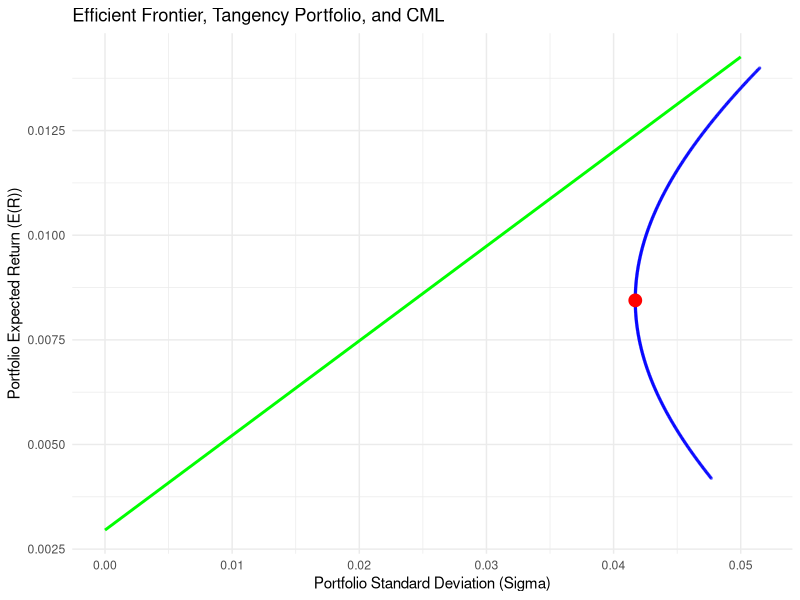

This figure's R source:
# Load the necessary libraries
library(data.table)
library(ggplot2)

# Read the data into R
stock_returns <- fread("Data/Q2.csv")

# Manipulate Data ---------------------------------------------------------
# Store the investment categories and investment types
investment_categories <- as.character(unlist(stock_returns[1, ]))[-1]
investment_types <- as.character(unlist(stock_returns[2, ]))[-1]
stock_returns <- stock_returns[-c(1, 2)]
colnames(stock_returns) <- c("Date", as.vector(investment_types))

# Convert the data.table to long format using melt()
stock_returns_melt <- melt(stock_returns, id.vars = "Date", variable.name = "Investment", value.name = "Return")
stock_returns_melt[, Investment_Category := investment_categories[Investment], by = Investment]
stock_returns_melt <- stock_returns_melt[, .(Investment, Investment_Category, Date, Return)][, Return := as.numeric(Return)]

# Part I ------------------------------------------------------------------
# Calculate mean return
mean_returns <- stock_returns_melt[, .(Mean_Return = mean(Return)), by = .(Investment, Investment_Category)]
sd_returns <- stock_returns_melt[, .(SD_Return = sd(Return)), by = .(Investment, Investment_Category)]
risk_free_rate <- mean_returns[Investment == "US Riskfree", Mean_Return]

# Calculate the covariances and correlations among risky assets
risky_assets <- stock_returns_melt[Investment != "US Riskfree"]
risky_assets_wide <- dcast(risky_assets, Date ~ Investment, value.var = "Return")

# Remove the 'Date' column
risky_assets_wide[, Date:=NULL]

# Compute the covariance matrix
cov_matrix <- cov(risky_assets_wide)

# Compute the correlation matrix
cor_matrix <- cor(risky_assets_wide)

print(mean_returns)
print(sd_returns)
print(risk_free_rate)
print(cov_matrix)
print(cor_matrix)

# Part II ------------------------------------------------------------------

# Part A ------------------------------------------------------------------

# Filter the data to keep only the country portfolios
country_portfolios <- risky_assets[Investment_Category == "Country Port"]

# Calculate the mean returns and covariance matrix for the country portfolios
mean_returns <- country_portfolios[, .(Mean_Return = mean(Return)), by = Investment]
cov_matrix <- cov(country_portfolios[, dcast(.SD, Date ~ Investment, value.var = "Return")][, Date:=NULL])

A <- t(mean_returns$Mean_Return) %*% solve(cov_matrix) %*% mean_returns$Mean_Return
B <- t(rep(1, 6)) %*% solve(cov_matrix) %*% mean_returns$Mean_Return
C <- t(rep(1, 6)) %*% solve(cov_matrix) %*% rep(1,6)
D <- A * C - B^2

# Define the function for the portfolio variance
portfolio_variance <- function(E_Rp) {
  return((C * E_Rp^2 - 2 * B * E_Rp + A) / D)
}

# Define the range of expected returns
E_Rp_range <- seq(min(mean_returns$Mean_Return), max(mean_returns$Mean_Return), length.out = 500)

# Calculate the portfolio variances
portfolio_variances <- sapply(E_Rp_range, portfolio_variance)

# Calculate the portfolio standard deviations (Sigmas)
portfolio_sigmas <- sqrt(portfolio_variances)

# Create a data frame with the expected returns and portfolio standard deviations
efficient_frontier_data <- data.frame(E_Rp = E_Rp_range, Sigma = portfolio_sigmas)


# Part B ------------------------------------------------------------------

# Find GMVP
GMVP_Return <- B/C
GMVP_Var <- 1/C
GMVP_SD <- 1/sqrt(C)

# Plot Part II
q2plot1 <- ggplot() +
  geom_point(data = efficient_frontier_data, aes(x = Sigma, y = E_Rp), size = 0.5, color = "blue", alpha = 0.5) +
  geom_point(aes(x = GMVP_SD, y = GMVP_Return), color = "red", size = 4) +
  labs(x = "Portfolio Standard Deviation (Sigma)", y = "Portfolio Expected Return (E(R))",
       title = "Efficient Frontier and Tangency Portfolio") +
  theme_minimal()

print(plot)

# Part III ------------------------------------------------------------------

# Part A ------------------------------------------------------------------

# Find CML
optimal_return <- (A-risk_free_rate*B)/(B-risk_free_rate*C)
optimal_sd <- ((C*optimal_return^2-2*B*optimal_return+A)/D)^0.5

cml_slope <- (D*optimal_sd)/(C*optimal_return-B)
cml_intercept <- risk_free_rate

cml_x <- seq(0, max(efficient_frontier_data$Sigma), 0.01)
cml_y <- cml_intercept + as.vector(cml_slope) * cml_x

cml_df <- data.frame(Return = cml_y, SD = cml_x)

# Graph CML
q2plot2 <- ggplot() +
  geom_point(data = efficient_frontier_data, aes(x = Sigma, y = E_Rp), size = 0.5, color = "blue", alpha = 0.5) +
  geom_point(aes(x = GMVP_SD, y = GMVP_Return), color = "red", size = 4) +
  geom_line(data = cml_df, aes(x = SD, y = Return), color = "green", size = 1) +
  # geom_line(data = sml_df, aes(x = SD, y = Return), color = "blue", size = 1) +
  labs(x = "Portfolio Standard Deviation (Sigma)", y = "Portfolio Expected Return (E(R))",
       title = "Efficient Frontier, Tangency Portfolio, and CML") +
  theme_minimal()

print(q2plot2)

# Part B ------------------------------------------------------------------

# Find market price of risk
# The market price of risk (also known as the risk premium per unit of risk or the Sharpe ratio of the market portfolio) is a measure that quantifies the relationship between the excess return of a portfolio (i.e., the return above the risk-free rate) and the portfolio's risk, as measured by its standard deviation or volatility. It is a key concept in finance and portfolio management, as it helps investors understand the compensation they can expect to receive for taking on additional risk.
# In the context of the Capital Asset Pricing Model (CAPM), the market price of risk is represented by the equity risk premium, which is the difference between the expected return of the market portfolio and the risk-free rate. The market price of risk measures the additional return that investors require for holding a risky asset or portfolio compared to a risk-free asset, such as a Treasury bond.
# Mathematically, the market price of risk can be calculated as:
# Market Price of Risk = (Expected Return of the Portfolio - Risk-Free Rate) / Portfolio Standard Deviation
# A higher market price of risk indicates that investors are demanding a higher return for taking on additional risk. Conversely, a lower market price of risk suggests that investors are willing to accept a lower return for bearing the same level of risk. The market price of risk is an important concept for understanding the trade-off between risk and return, and it is widely used in portfolio optimization and risk management.

# Part C ------------------------------------------------------------------

# Find weights
optimal_weights <- (solve(cov_matrix) %*% matrix(c(mean_returns$Mean_Return, rep(1,nrow(mean_returns))), nrow=nrow(mean_returns)) %*% 
  matrix(c(C, -B, -B, A), nrow=2) %*% matrix(c(optimal_return, 1), nrow = 2))/rep(D, 6)

# Part D ------------------------------------------------------------------

portfolio_options <- data.table(`Risky Portfolio` = c(0, 300000, 500000), `Risk Free Portfolio` = c(500000, 200000, 0))

portfolio_options[, `:=`(Return = `Risky Portfolio`*(1+optimal_return[1])+`Risk Free Portfolio`*(1+risk_free_rate), 
             SD = sqrt(`Risky Portfolio`^2*optimal_sd[1]^2))]

# Part E ------------------------------------------------------------------
# Find betas
mean_returns[, Beta:=(Mean_Return-risk_free_rate)/(optimal_return[1] - risk_free_rate)]

# Find sml line
sml_slope <- optimal_return - risk_free_rate
sml_intercept <- risk_free_rate

sml_x <- seq(0, max(efficient_frontier_data$Sigma), 0.01)
sml_y <- sml_intercept + as.vector(sml_slope) * cml_x

sml_df <- data.frame(Return = sml_y, SD = sml_x)

# Plot line
q2plot2 <- ggplot() +
  geom_line(data = sml_df, aes(x = SD, y = Return), color = "blue", size = 1) +
  labs(x = "Portfolio Standard Deviation (Sigma)", y = "Portfolio Expected Return (E(R))",
       title = "Efficient Frontier, Tangency Portfolio, and CML") +
  theme_minimal()

# Australia Beta
mean_returns[Investment=="Australia", Beta]
# This is the systemic risk of the asset which cannot be diversified away

# Part F ------------------------------------------------------------------
return = risk_free_rate + (0.0045/optimal_sd^2)*(optimal_return - risk_free_rate)
